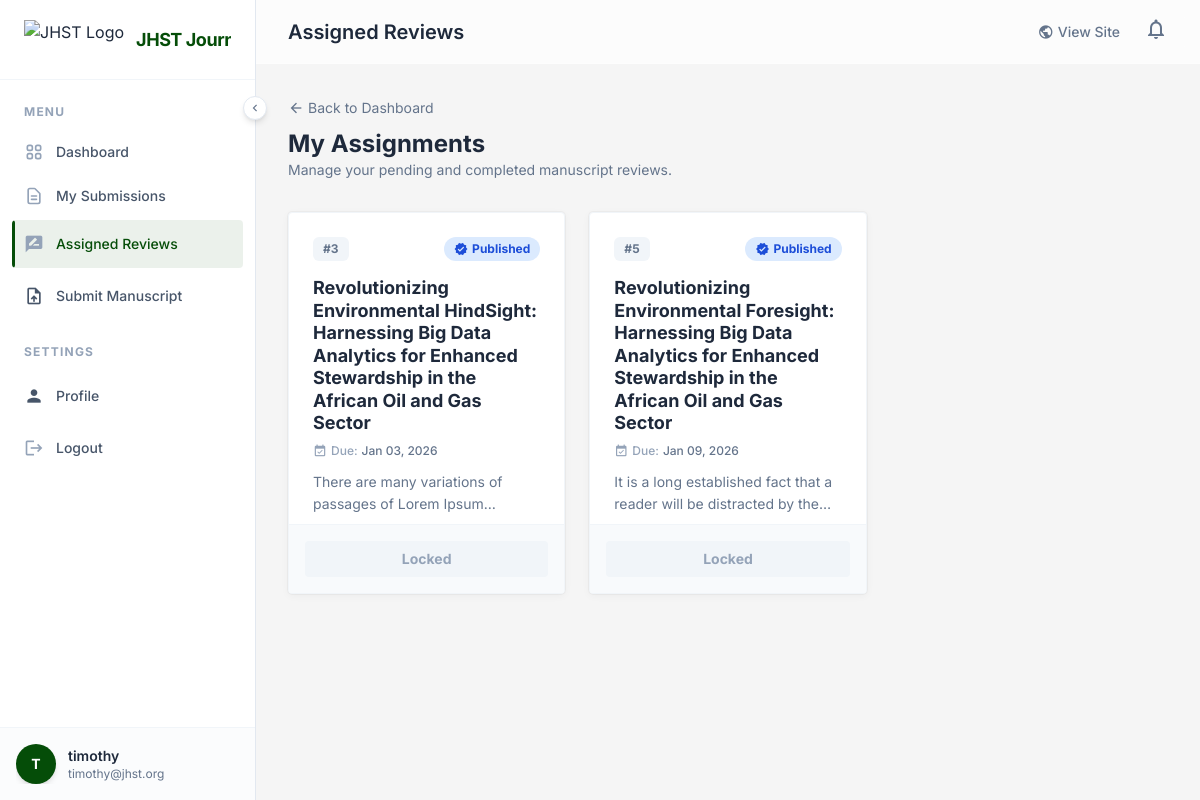
Before: /dashboard/assigned-reviews/ (signed in) with the older database file.
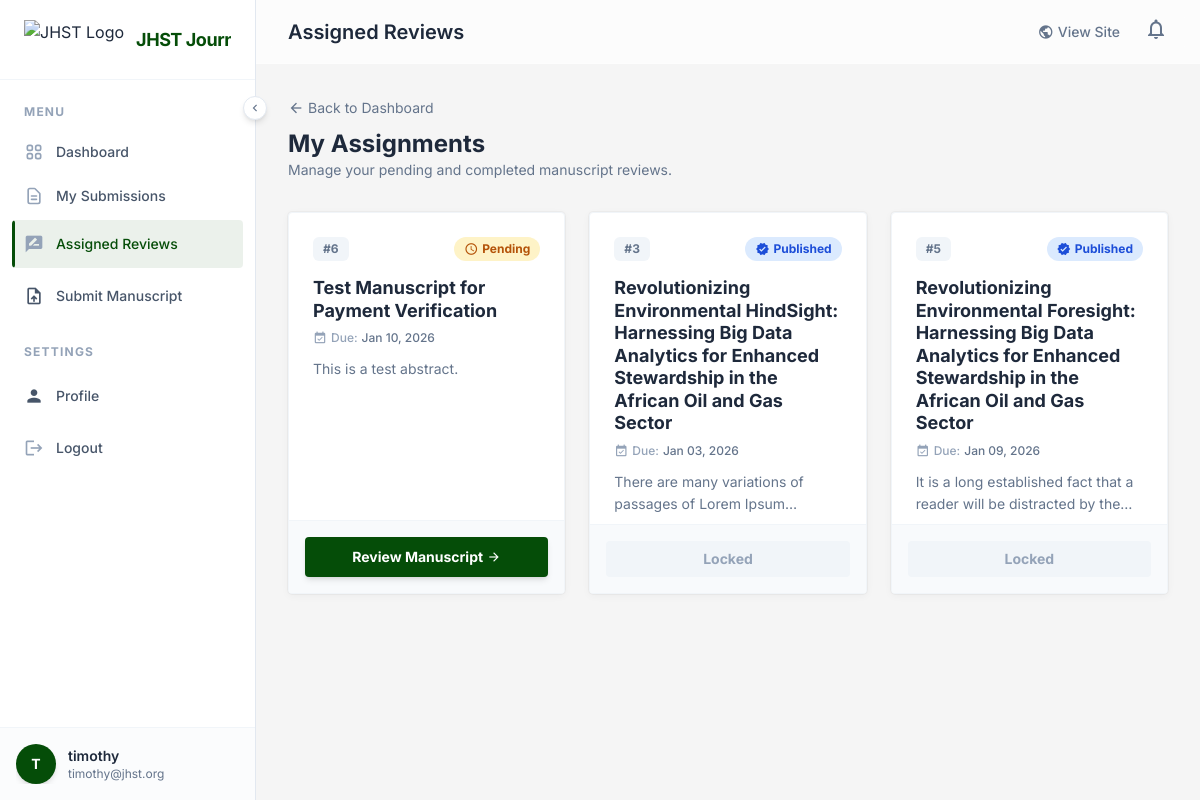
After: the same page with the newer database file.
### journal/models.py (models this page shows, shortened)
class User(AbstractUser):
    is_researcher = models.BooleanField(default=False)
    is_reviewer = models.BooleanField(default=False)
    is_editor = models.BooleanField(default=False)
    affiliation = models.CharField(max_length=255, blank=True)
    avatar = models.ImageField(upload_to='avatars/', blank=True, null=True)

class Review(models.Model):
    RECOMMENDATION_CHOICES = [
        ('accept', 'Accept'),
        ('revise', 'Revise'),
        ('reject', 'Reject'),
    ]
    manuscript = models.ForeignKey(Manuscript, on_delete=models.CASCADE, related_name='reviews')
    reviewer = models.ForeignKey(User, on_delete=models.CASCADE, related_name='reviews')
    date_assigned = models.DateTimeField(auto_now_add=True)
    due_date = models.DateTimeField(null=True, blank=True)
    date_completed = models.DateTimeField(null=True, blank=True)
    comments = models.TextField(blank=True)
    recommendation = models.CharField(max_length=20, choices=RECOMMENDATION_CHOICES, blank=True)

class Manuscript(models.Model):
    STATUS_CHOICES = [
        ('submitted', 'Submitted'),
        ('under_review', 'Under Review'),
        ('accepted', 'Accepted'),
        ('rejected', 'Rejected'),
        ('published', 'Published'),
    ]
    title = models.CharField(max_length=255)
    abstract = models.TextField()
    file = models.FileField(upload_to='manuscripts/')
    co_authors = models.CharField(max_length=500, blank=True, help_text="Names of co-authors, separated by commas")
    affiliations = models.TextField(blank=True, help_text="Author affiliations")
    author = models.ForeignKey(User, on_delete=models.CASCADE, related_name='manuscripts')
    reviewer = models.ForeignKey(User, on_delete=models.SET_NULL, null=True, blank=True, related_name='assigned_manuscripts')
    submitted_date = models.DateTimeField(auto_now_add=True)
    status = models.CharField(max_length=20, choices=STATUS_CHOICES, default='submitted')
    keywords = models.CharField(max_length=255, help_text="Comma-separated keywords")
    is_paid = models.BooleanField(default=False, help_text="Has the publication fee been paid?")

### journal/views.py (the view)
# urls.py: path('dashboard/assigned-reviews/', views.assigned_reviews, name='assigned_reviews'),
@login_required
def assigned_reviews(request):
    if not request.user.is_reviewer:
        return redirect('dashboard')
    assigned_reviews = Review.objects.filter(reviewer=request.user).order_by('date_completed', 'date_assigned')
    return render(request, 'dashboard/assigned_reviews.html', {
        'assigned_reviews': assigned_reviews
    })

### templates/dashboard/assigned_reviews.html (shortened to what this page needs)
{% extends 'dashboard/dashboard_base.html' %}
{% block dashboard_title %}Assigned Reviews{% endblock %} {% block content %}
<div class="mb-8 flex items-center justify-between">
  <div>
    <a
      href="{% url 'dashboard' %}"
      class="inline-flex items-center text-sm text-slate-500 hover:text-primary mb-2 transition-colors"
    >
      <span class="material-icons text-base mr-1">arrow_back</span> Back to
      Dashboard
    </a>
    <h2 class="text-2xl font-bold font-display text-slate-800 dark:text-white">
      My Assignments
    </h2>
    <p class="text-slate-500 text-sm">
      Manage your pending and completed manuscript reviews.
    </p>
  </div>
</div>
{% if assigned_reviews %}
<div class="grid grid-cols-1 md:grid-cols-2 lg:grid-cols-3 gap-6">
  {% for review in assigned_reviews %}
  <div
    class="bg-white dark:bg-card-dark rounded shadow-card hover:shadow-lg transition-all duration-300 transform hover:-translate-y-1 flex flex-col h-full border border-slate-100 dark:border-slate-800/50 overflow-hidden"
  >
    <div class="px-6 pt-6 pb-2">
      <div class="flex justify-between items-start mb-4">
        <span
          class="inline-flex items-center px-2.5 py-1 rounded-md text-xs font-bold bg-slate-100 text-slate-500 dark:bg-slate-800 dark:text-slate-400"
        >
          #{{ review.manuscript.id }}
        </span>
        {% if review.date_completed %} {% if not review.manuscript.article %}
        <span
          class="inline-flex items-center px-2.5 py-1 rounded-full text-xs font-bold bg-green-100 text-green-700 dark:bg-green-900/30 dark:text-green-400"
        >
          <span class="material-icons text-[14px] mr-1">check_circle</span>
          Submitted
        </span>
        {% else %}
        <span
          class="inline-flex items-center px-2.5 py-1 rounded-full text-xs font-bold bg-blue-100 text-blue-700 dark:bg-blue-900/30 dark:text-blue-400"
        >
          <span class="material-icons text-[14px] mr-1">verified</span>
          Published
        </span>
        {% endif %} {% else %}
        <span
          class="inline-flex items-center px-2.5 py-1 rounded-full text-xs font-bold bg-amber-100 text-amber-700 dark:bg-amber-900/30 dark:text-amber-400"
        >
          <span class="material-icons text-[14px] mr-1">schedule</span> Pending
        </span>
        {% endif %}
      </div>
      <h3
        class="text-lg font-bold font-display text-slate-800 dark:text-white leading-tight mb-2"
      >
        <a
          href="{% url 'reviewer_manuscript_detail' review.manuscript.id %}"
          class="hover:text-primary transition-colors"
        >
          {{ review.manuscript.title }}
        </a>
      </h3>
      {% if review.due_date %}
      <p class="text-xs font-medium text-slate-400 mb-3 flex items-center">
        <span class="material-icons text-[14px] mr-1">event_available</span>
        Due:
        <span
          class="{% if review.is_overdue %}text-red-500 font-bold{% else %}text-slate-500 ml-1{% endif %}"
          >{{ review.due_date|date:"M d, Y" }}</span
        >
      </p>
      {% endif %}
      <p
        class="text-sm text-slate-500 dark:text-slate-400 line-clamp-2 leading-relaxed"
      >
        {{ review.manuscript.abstract }}
      </p>
    </div>
    <div
      class="mt-auto p-4 bg-slate-50 dark:bg-slate-800/30 border-t border-slate-100 dark:border-slate-800"
    >
      {% if review.date_completed %} {% if not review.manuscript.article %}
      <a
        href="{% url 'submit_review' review.manuscript.id %}"
        class="block w-full py-2 px-4 rounded border border-slate-300 bg-white text-slate-600 font-bold text-sm text-center hover:bg-slate-50 hover:text-slate-800 transition shadow-sm"
      >
        Edit Review
      </a>
      {% else %}
      <button
        disabled
        class="block w-full py-2 px-4 rounded bg-slate-100 text-slate-400 font-bold text-sm text-center cursor-not-allowed"
      >
        Locked
      </button>
      {% endif %} {% else %}
      <a
        href="{% url 'reviewer_manuscript_detail' review.manuscript.id %}"
        class="block w-full py-2.5 px-4 rounded bg-primary text-white font-bold text-sm text-center hover:bg-primary-dark transition shadow-md hover:shadow-lg flex items-center justify-center"
      >
        Review Manuscript
        <span class="material-icons text-sm ml-1">arrow_forward</span>
      </a>
      {% endif %}
    </div>
  </div>
  {% endfor %}
</div>
{% endif %} {% endblock %}

### templates/dashboard/dashboard_base.html (shortened to what this page needs)
{% load static %}
<!DOCTYPE html>
<html lang="en" class="scroll-smooth">
  <head>
    <script src="https://cdn.tailwindcss.com"></script>
  </head>
  <body
    class="bg-[#ededed]/50 dark:bg-bg-dark text-slate-800 dark:text-gray-100 font-sans antialiased min-h-screen flex overflow-hidden"
  >
    <aside
      id="sidebar"
      class="bg-white dark:bg-card-dark border-r border-slate-200 dark:border-slate-700 flex flex-col fixed h-full z-40 sidebar-transition w-64 shadow-2xl md:shadow-none transform -translate-x-full md:translate-x-0"
    >
      <div
        class="h-20 flex items-center px-6 border-b border-slate-100 dark:border-slate-800/50"
      >
        <a
          href="{% url 'index' %}"
          class="flex items-center gap-3 overflow-hidden whitespace-nowrap"
        >
          <img
            src="{% static 'assets/images/jhst-logo.png' %}"
            alt="JHST Logo"
            class="h-10 w-auto object-contain flex-shrink-0"
          />
          <span
            class="font-display font-bold text-lg tracking-tight text-primary dark:text-white sidebar-header-text transition-opacity duration-300"
          >
            JHST Journal
          </span>
        </a>
      </div>
      <nav class="flex-1 overflow-y-auto py-6 px-3 space-y-1 no-scrollbar">
        <div class="mb-6">
          <p
            class="px-3 text-xs font-bold text-slate-400 uppercase tracking-widest mb-3 section-label transition-opacity duration-300"
          >
            Menu
          </p>
          <a
            href="{% url 'dashboard' %}"
            class="sidebar-link group flex items-center px-3 py-2.5 text-sm font-medium text-slate-600 dark:text-gray-300 rounded hover:text-primary dark:hover:text-white transition-colors duration-200 mb-1 {% if request.resolver_match.url_name == 'dashboard' %}active{% endif %}"
            title="Dashboard"
          >
            <span class="link-text whitespace-nowrap">Dashboard</span>
          </a>
          <a
            href="{% url 'my_submissions' %}"
            class="sidebar-link group flex items-center px-3 py-2.5 text-sm font-medium text-slate-600 dark:text-gray-300 rounded hover:text-primary dark:hover:text-white transition-colors duration-200 mb-1 {% if request.resolver_match.url_name == 'my_submissions' %}active{% endif %}"
            title="My Submissions"
          >
            <span class="link-text whitespace-nowrap">My Submissions</span>
          </a>
          {% if user.is_reviewer %}
          <a
            href="{% url 'assigned_reviews' %}"
            class="sidebar-link group flex items-center px-3 py-2.5 text-sm font-medium text-slate-600 dark:text-gray-300 rounded hover:text-primary dark:hover:text-white transition-colors duration-200 mb-1 {% if request.resolver_match.url_name == 'assigned_reviews' %}active{% endif %}"
            title="Assigned Reviews"
          >
            <span
              class="material-icons text-xl mr-3 text-slate-400 group-hover:text-primary transition-colors"
              >rate_review</span
            >
            <span class="link-text whitespace-nowrap">Assigned Reviews</span>
          </a>
          {% endif %} {% if user.is_researcher %}
          <a
            href="{% url 'submit_manuscript' %}"
            class="sidebar-link group flex items-center px-3 py-2.5 text-sm font-medium text-slate-600 dark:text-gray-300 rounded hover:text-primary dark:hover:text-white transition-colors duration-200 mb-1"
            title="Submit Manuscript"
          >
            <span
              class="material-icons text-xl mr-3 group-hover:text-primary transition-colors"
              >upload_file</span
            >
            <span class="link-text whitespace-nowrap">Submit Manuscript</span>
          </a>
          {% endif %}
        </div>
        <div class="mb-6">
          <p
            class="px-3 text-xs font-bold text-slate-400 uppercase tracking-widest mb-3 section-label transition-opacity duration-300"
          >
            Settings
          </p>
          <a
            href="{% url 'profile' %}"
            class="sidebar-link group flex items-center px-3 py-2.5 text-sm font-medium text-slate-600 dark:text-gray-300 rounded hover:text-primary dark:hover:text-white transition-colors duration-200 mb-1 {% if request.resolver_match.url_name == 'profile' %}active{% endif %}"
            title="Profile"
          >
            <span
              class="material-icons text-xl mr-3 group-hover:text-primary transition-colors"
              >person</span
            >
            <span class="link-text whitespace-nowrap">Profile</span>
          </a>
          <form action="{% url 'logout' %}" method="post" class="w-full">
            <button
              type="submit"
              class="sidebar-link group w-full flex items-center px-3 py-2.5 text-sm font-medium text-slate-600 dark:text-gray-300 rounded hover:bg-red-50 dark:hover:bg-red-900/10 hover:text-red-600 transition-colors duration-200"
              title="Logout"
            >
              <span
                class="material-icons text-xl mr-3 text-slate-400 group-hover:text-red-500 transition-colors"
                >logout</span
              >
              <span class="link-text whitespace-nowrap">Logout</span>
            </button>
          </form>
        </div>
      </nav>
      <div
        class="p-4 border-t border-slate-100 dark:border-slate-800/50 bg-slate-50/50 dark:bg-slate-900/50"
      >
        <div class="flex items-center overflow-hidden whitespace-nowrap">
          {% if user.avatar %}
          <img
            class="h-10 w-10 rounded-full object-cover shadow-md flex-shrink-0"
            src="{{ user.avatar.url }}"
            alt="{{ user.username }}"
          />
          {% else %}
          <div
            class="h-10 w-10 rounded-full bg-primary text-white flex items-center justify-center font-bold text-sm shadow-md flex-shrink-0"
          >
            {{ user.username|slice:":1"|upper }}
          </div>
          {% endif %}
          <div class="ml-3 user-info transition-opacity duration-300">
            <p class="text-sm font-semibold text-slate-800 dark:text-gray-200">
              {{ user.username }}
            </p>
            <p class="text-xs text-slate-500 truncate max-w-[140px]">
              {{ user.email }}
            </p>
          </div>
        </div>
      </div>
      <button
        id="sidebar-collapse-btn"
        class="absolute -right-3 top-24 bg-white dark:bg-slate-800 border border-slate-200 dark:border-slate-600 rounded-full p-1 shadow-md hidden md:flex items-center justify-center text-slate-500 hover:text-primary transition-transform duration-300 z-50 w-6 h-6"
        aria-label="Toggle Sidebar"
      >
        <span
          class="material-icons text-sm transform transition-transform duration-300"
          id="collapse-icon"
          >chevron_left</span
        >
      </button>
    </aside>
    <div
      id="main-content"
      class="flex-1 md:ml-64 flex flex-col h-screen overflow-hidden main-content-transition"
    >
      <header
        class="glass sticky top-0 z-20 h-16 flex items-center justify-between px-6 md:px-8"
      >
        <div class="flex items-center">
          <h1
            class="text-xl font-display font-semibold text-slate-800 dark:text-white hidden sm:block"
          >
            {% block dashboard_title %}Overview{% endblock %}
          </h1>
        </div>
        <div class="flex items-center space-x-6">
          <a
            href="{% url 'index' %}"
            class="text-sm font-medium text-slate-500 hover:text-primary transition-colors flex items-center gap-1"
          >
            <span class="material-icons text-base">public</span>
            <span class="hidden sm:inline">View Site</span>
          </a>
          <div
            class="relative notification-bell cursor-pointer"
            id="notification-bell"
          >
            <span
              class="material-icons text-slate-500 hover:text-primary transition-colors"
              >notifications_none</span
            >
          </div>
        </div>
      </header>
      <main class="p-6 md:p-8 overflow-y-auto flex-1">
        <div class="mx-auto max-w-7xl animate-fade-in-up">
          {% block content %}{% endblock %}
        </div>
      </main>
    </div>
  </body>
</html>

### templates/dashboard/dashboard_base.html (style rules this page uses)
body { font-family: "Inter", sans-serif; }
.sidebar-transition { transition: width 0.3s cubic-bezier(0.4, 0, 0.2, 1), transform 0.3s cubic-bezier(0.4, 0, 0.2, 1); }
.main-content-transition { transition: margin-left 0.3s cubic-bezier(0.4, 0, 0.2, 1); }
.sidebar-link { position: relative; overflow: hidden; }
.sidebar-link::before { content: ""; position: absolute; left: 0; top: 0; bottom: 0; width: 3px; background-color: #054d08; transform: scaleY(0); transition: transform 0.2s ease; border-top-right-radius: 4px; border-bottom-right-radius: 4px; }
.sidebar-link.active::before { transform: scaleY(1); }
.sidebar-link.active { background-color: rgba(5, 77, 8, 0.08); color: #054d08; }
.glass { background: rgba(255, 255, 255, 0.7); backdrop-filter: blur(10px); -webkit-backdrop-filter: blur(10px); border-bottom: 1px solid rgba(255, 255, 255, 0.3); }
.no-scrollbar { -ms-overflow-style: none; scrollbar-width: none; }
* { scrollbar-width: thin; scrollbar-color: rgba(156, 163, 175, 0.5) transparent; }
.animate-fade-in-up { animation: fadeInUp 0.5s ease-out forwards; }

Changed rows visible on the page:
added Review: manuscript.id "6", shows "Pending", manuscript "Test Manuscript for Payment Verification", due_date "Jan 10, 2026", manuscript.abstract "This is a test abstract.", shows "Review Manuscript"
